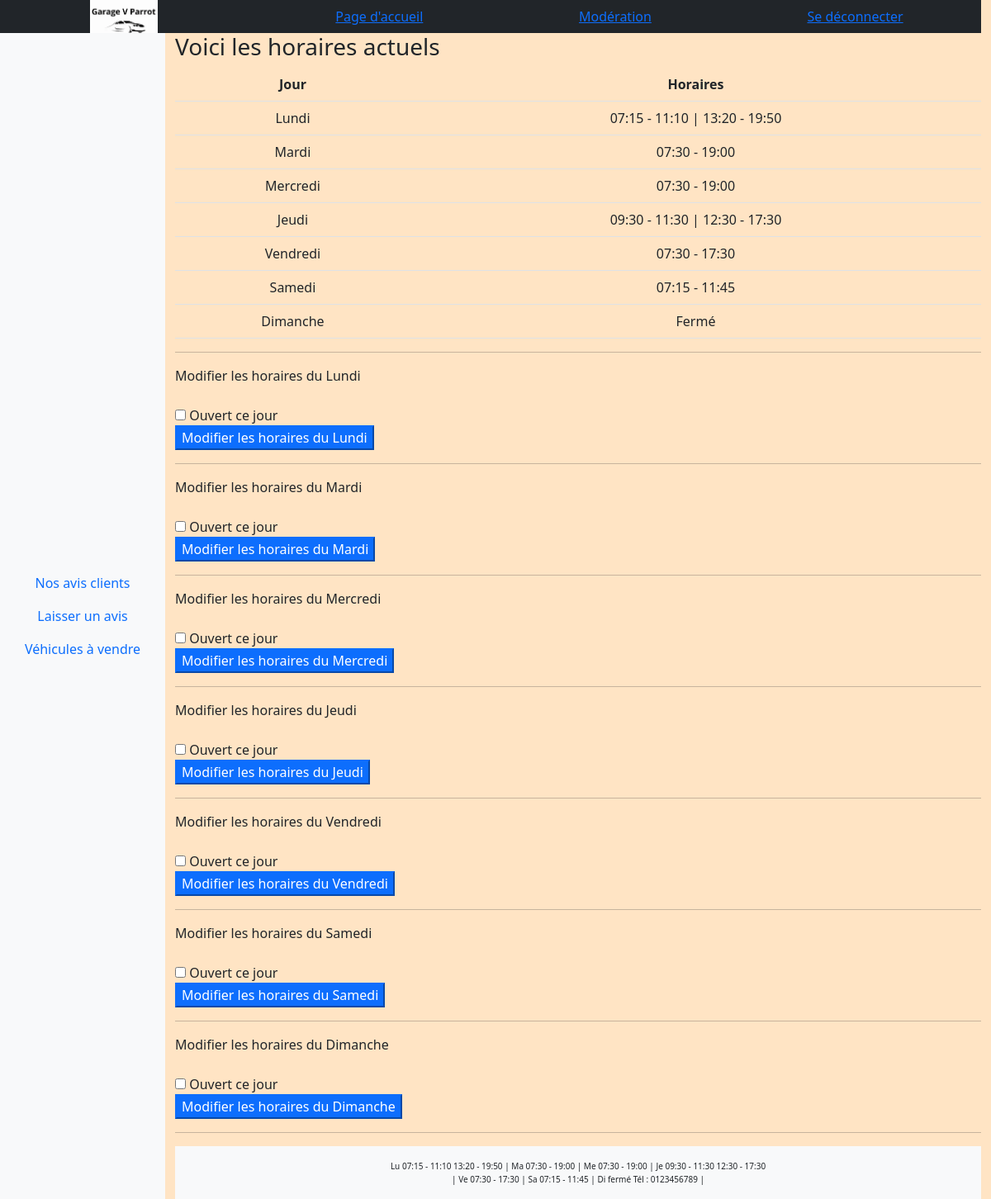
The page /businesshours.php (signed in) on the database its author committed.
### tables this page shows
CREATE TABLE `businesshours` (
  `id` tinyint(1) NOT NULL AUTO_INCREMENT,
  `openingmorning` char(5) DEFAULT NULL,
  `closingmorning` char(5) DEFAULT NULL,
  `secondperiod` tinyint(1) DEFAULT NULL,
  `openingafternoon` char(5) DEFAULT NULL,
  `closingafternoon` char(5) DEFAULT NULL,
  `open` tinyint(1) NOT NULL,
  PRIMARY KEY (`id`)
);

### businesshours.php (called while the page is built)
<?php require_once __DIR__."/View/modifyTimeTable.php";

### Model/Entity/actualTimeTable.php (the view, shortened to what this page needs)
<?php
require_once __DIR__ . '/../config/config.php';
if (isset($_SESSION['user_role'])) {
    if ($_SESSION['user_role'] == 1 || $_SESSION['user_role']==2) {
        echo "<table class='table table-bordered>'";
        echo "<tr><th>Jour</th><th>Horaires</th></tr>";
        try {
            $gettable = "SELECT * from businesshours";
            $get = $pdo->prepare($gettable);
            $get->execute();
            function dayAssociation($int)
            {
                $days = [
                    1 => 'Lundi',
                    2 => 'Mardi',
                    3 => 'Mercredi',
                    4 => 'Jeudi',
                    5 => 'Vendredi',
                    6 => 'Samedi',
                    7 => 'Dimanche'
                ];
                return isset($days[$int]) ? $days[$int] : null;
            }
            while ($row = $get->fetch(PDO::FETCH_ASSOC)) {
                $day = dayAssociation($row["id"]);
                $break = $row["secondperiod"];
                $open = $row["open"];
                $openAM = $row["openingmorning"];
                $closeAM = $row["closingmorning"];
                $openPM = $row["openingafternoon"];
                $closePM = $row["closingafternoon"];
                $morningHours = $openAM . ' - ' . $closeAM;
                $afternoonHours = $openPM . ' - ' . $closePM;
                if ($open == 0) {
                    if ($break == 0) {
                        echo "<tr><td>$day</td><td>$morningHours  |  $afternoonHours</td></tr>";
                    } else {
                        echo "<tr><td>$day</td><td>$morningHours</td></tr>";
                    }
                } else {
                    echo "<tr><td>$day</td><td>Fermé</td></tr>";
                }
            }
            echo "</table>";
        } catch (PDOException $e) {
            echo "Error: " . $e->getMessage();
        }
    }
}

### Model/Entity/commonTimeView.php
<?php
    require_once __DIR__ . '/../config/config.php';
        echo"<div class=small-txt>";
        try {
            $gettable = "SELECT * from businesshours";
            $get = $pdo->prepare($gettable);
            $get->execute();
            function dayAssociationShort($int)
            {
                $days = [
                    1 => 'Lu',
                    2 => 'Ma',
                    3 => 'Me',
                    4 => 'Je',
                    5 => 'Ve',
                    6 => 'Sa',
                    7 => 'Di'
                ];
                return isset($days[$int]) ? $days[$int] : null;
            }
            while ($row = $get->fetch(PDO::FETCH_ASSOC)) {
                $day = dayAssociationShort($row["id"]);
                $break = $row["secondperiod"];
                $open = $row["open"];
                $openAM = $row["openingmorning"];
                $closeAM = $row["closingmorning"];
                $openPM = $row["openingafternoon"];
                $closePM = $row["closingafternoon"];
                $morningHours = $openAM . ' - ' . $closeAM;
                $afternoonHours = $openPM . ' - ' . $closePM;
                if ($open == 0) {
                    if ($break == 0) {
                        echo "$day $morningHours $afternoonHours";
                    } else {
                        echo "$day $morningHours";
                    }
                } else {
                    echo "$day fermé";
                }
                if ($day=="Je" ) {echo "<div class-col-md12>";} else {}
                if ($day=="Di") {
                    echo " Tél : 0123456789 ";
            }echo " | ";}
            echo "</div>";
            echo "</div>";
        } catch (PDOException $e) {
            echo "Error: ";
        }

### View/common/stylesheets/header.css (style rules this page uses)
table td, table th { text-align: center; }
.small-txt { font-size: x-small; line-height: 1rem; position: relative; left: 0; bottom: 0; width: 100%; background-color: #f8f9fa; text-align: center; }
body { display: flex; flex-direction: column; height: 90vh; margin: 0; }
html, body, .navbar { height: 100%; }
body { display: flex; flex-direction: column; background-color: bisque; }

### rows shown on the page
businesshours: id "Lundi", morningHours "07:15 - 11:10", afternoonHours "13:20 - 19:50", id "Lu"
businesshours: id "Mardi", morningHours "07:30 - 19:00", id "Ma"
businesshours: id "Mercredi", morningHours "07:30 - 19:00", id "Me"
businesshours: id "Jeudi", morningHours "09:30 - 11:30", afternoonHours "12:30 - 17:30", id "Je"
businesshours: id "Vendredi", morningHours "07:30 - 17:30", id "Ve"
businesshours: id "Samedi", morningHours "07:15 - 11:45", id "Sa"
businesshours: id "Dimanche", id "Di", shows "Tél : 0123456789"

### other values the page prints
dayAssociation($i) "Lundi"
dayAssociation($i) "Mardi"
dayAssociation($i) "Mercredi"
dayAssociation($i) "Jeudi"
dayAssociation($i) "Vendredi"
dayAssociation($i) "Samedi"
dayAssociation($i) "Dimanche"
